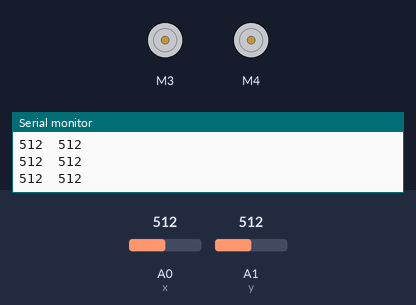
A sketch run on a simulated Arduino Uno, built with avr-gcc and run on an emulated ATmega328P. Parts: 2 × DC motor (green arrow = forward, orange = backward, longer = faster), the last lines printed to the serial monitor. Inputs (shaded band) come from the test bench; at power-on: A0 (x) = 512, A1 (y) = 512.

Above: at 1.2 s.
1.3 s: A0 (x) set to 784
4.3 s: A0 (x) set to 812
At 5.5 s:
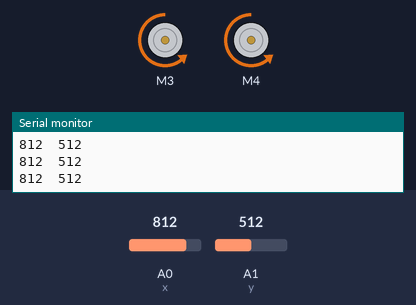
5.8 s: A0 (x) set to 190
At 6.7 s:
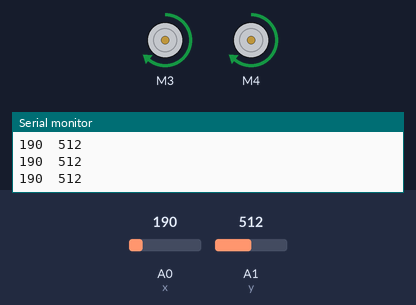
7.3 s: A0 (x) set to 217
At 8.1 s:
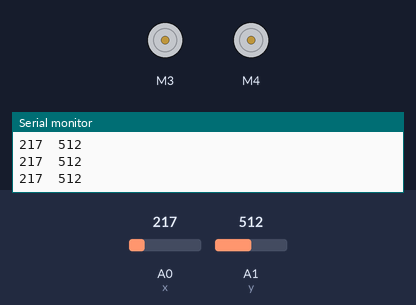
8.8 s: A1 (y) set to 789
10.3 s: A1 (y) set to 811
At 11.4 s:
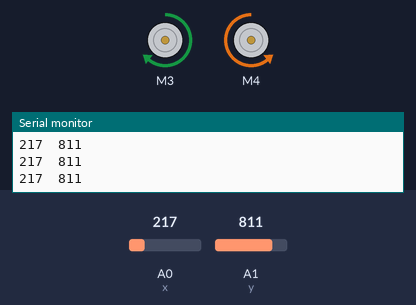
Timing chart, 0 to 12.8 s (numbered marks = the images above; inputs shaded):
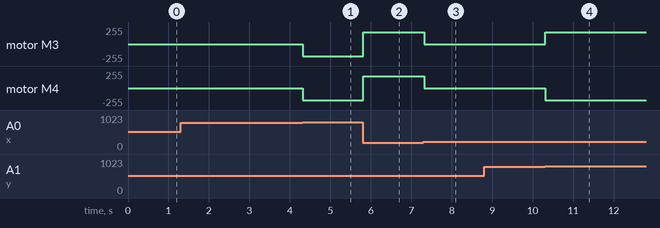

The sketch:

Program.ino
```cpp
#include <AFMotor.h>
#define x A0
#define y A1
#define Speed 180

AF_DCMotor motor1(3);
AF_DCMotor motor2(4);

void setup() {
  Serial.begin(9600);
  motor1.setSpeed(Speed);
  motor2.setSpeed(Speed);
}

void loop() {
  int X = analogRead(x);
  int Y = analogRead(y);

  Serial.print(X);
  Serial.print("\t");
  Serial.println(Y);

  if (X >= 800) {
    motor1.run(BACKWARD);
    motor2.run(BACKWARD);
  } else if (X <= 200) {
    motor1.run(FORWARD);
    motor2.run(FORWARD);
  } else if (Y >= 800) {
    motor1.run(FORWARD);
    motor2.run(BACKWARD);
  } else if (Y <= 200) {
    motor1.run(BACKWARD);
    motor2.run(FORWARD);
  } else {
    motor1.run(RELEASE);
    motor2.run(RELEASE);
  }
}
```

Measured:
- the behaviour switches between 799 and 800 on A0 (x) (found by bisection; images 0 and 1)
- the behaviour switches between 200 and 201 on A0 (x) (found by bisection; images 2 and 3)
- the behaviour switches between 799 and 800 on A1 (y) (found by bisection; images 3 and 4)
- after the input at 4.3 s, motor M3, motor M4: stopped → backward 180/255 at once
- after the input at 5.8 s, motor M3, motor M4: backward 180/255 → forward 180/255 at once
- after the input at 7.3 s, motor M3, motor M4: forward 180/255 → stopped at once
- after the input at 10.3 s, motor M3: stopped → forward 180/255 at once; motor M4: stopped → backward 180/255 at once
